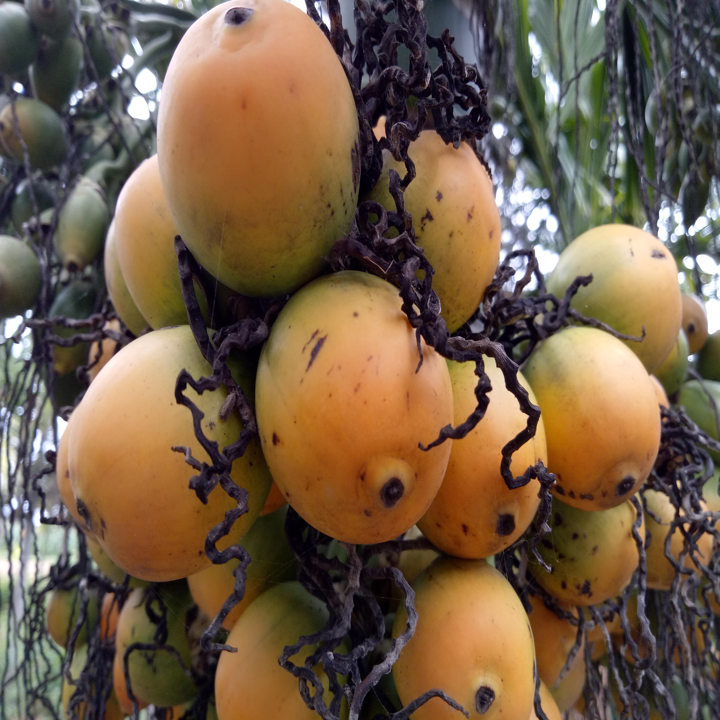
#> input picture Input/2.png, 720 x 720 px, found by its file name; its folder holds only this picture in this run
$ jupyter execute --allow-errors Crop-Segmentation-and-Yield-Count-using-Graph-based-approach.ipynb   (older library calls are emulated)
#> lines starting #> are read from the running program, lines starting #| are printed output that depends on the picture
# Crop Segmentation and Yield Count using Graph based methods

### 1. Image segmentation using SLIC and Graph Cut method

[cell 1]
import cv2
import sys
import os
from pathlib import Path
import numpy as np
import matplotlib.pyplot as plt
from skimage.segmentation import slic
from skimage.segmentation import mark_boundaries
from skimage.util import img_as_float
import maxflow
from scipy.spatial import Delaunay

# Calculate the SLIC superpixels, their histograms and neighbors
def superpixels_histograms_neighbors(img):
    # SLIC
    segments = slic(img, n_segments=500, compactness=18.5)
    segments_ids = np.unique(segments)

    # centers
    centers = np.array([np.mean(np.nonzero(segments==i),axis=1) for i in segments_ids])

    # H-S histograms for all superpixels
    hsv = cv2.cvtColor(img.astype('float32'), cv2.COLOR_BGR2HSV)
    bins = [20, 20] # H = S = 20
    ranges = [0, 360, 0, 1] # H: [0, 360], S: [0, 1]
    colors_hists = np.float32([cv2.calcHist([hsv],[0, 1], np.uint8(segments==i), bins, ranges).flatten() for i in segments_ids])

    # neighbors via Delaunay tesselation
    tri = Delaunay(centers)
    return (centers,colors_hists,segments,tri.vertex_neighbor_vertices)

# Get superpixels IDs for FG and BG from marking
# [4 lines left out: function find_superpixels_under_marking, not called in this run]

# Sum up the histograms for a given selection of superpixel IDs, normalize
def cumulative_histogram_for_superpixels(ids, histograms):
    h = np.sum(histograms[ids],axis=0)
    return h / h.sum()

# Get a bool mask of the pixels for a given selection of superpixel IDs
def pixels_for_segment_selection(superpixels_labels, selection):
    pixels_mask = np.where(np.isin(superpixels_labels, selection), True, False)
    return pixels_mask

# Get a normalized version of the given histograms (divide by sum)
def normalize_histograms(histograms):
    return np.float32([h / h.sum() for h in histograms])

# Perform graph cut using superpixels histograms
# [83 lines left out: functions do_graph_cut, draw_segment, not called in this run]

if __name__ == '__main__':

    list_dr = '/home/captainvish/Project/Final Year/Input'
    for image in os.listdir(list_dr):
        # Reading image
        input_path = os.path.join(list_dr, image)
        img = cv2.imread(input_path, cv2.IMREAD_COLOR)
#> img is the input picture: shape (720, 720, 3); mean B, G, R 71.7, 93.5, 115.3
        imgname = image
        height, width,band = img.shape
#> height = 720; width = 720; band = 3
        print("Height:  " + str(height))
#| Height:  720
        print("Width:   " + str(width))
#| Width:   720

        #Calculating SLIC over image
        centers, color_hists, superpixels, neighbors = superpixels_histograms_neighbors(img)
#> in superpixels_histograms_neighbors, `segments = slic(img, n_segments=500, compactness=18.5)`:
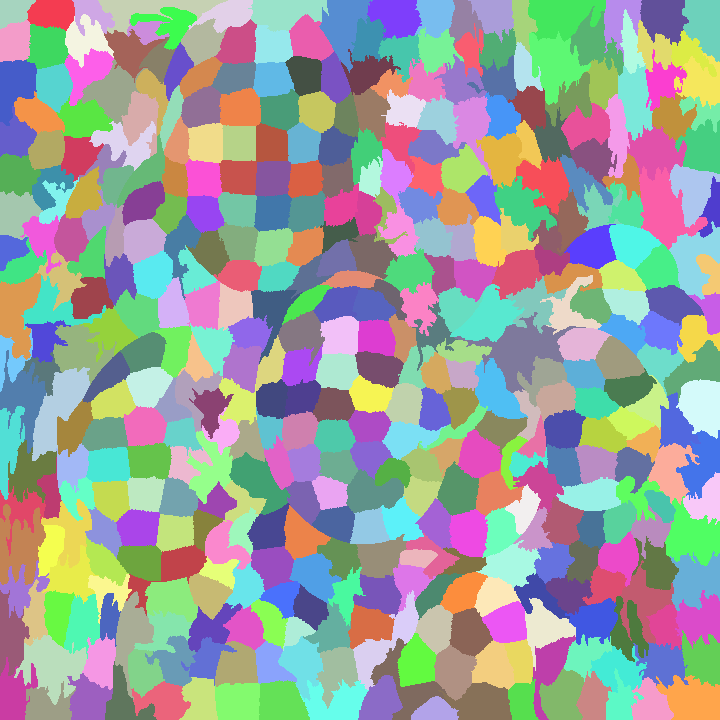
#> segments: shape (720, 720) int64; 437 distinct labels, from 1 to 437; one colour per label, 0 black
#> in superpixels_histograms_neighbors, `segments_ids = np.unique(segments)`: segments_ids = 437 values from 1 to 437
#> in superpixels_histograms_neighbors, `centers = np.array([np.mean(np.nonzero(segments==i),axis=1) for i in s..`: centers = 437 pairs, first value 8.96 to 710.4, second value 9.27 to 711.7
#> in superpixels_histograms_neighbors, `hsv = cv2.cvtColor(img.astype('float32'), cv2.COLOR_BGR2HSV)`: hsv: shape (720, 720, 3) float32; mean H, S, V 118, 0.4, 119.6
#> in superpixels_histograms_neighbors, `colors_hists = np.float32([cv2.calcHist([hsv],[0, 1], np.uint8(segment..`:
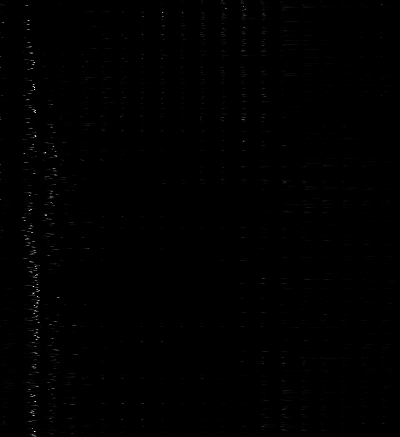
#> colors_hists: shape (437, 400) float32; min 0, max 1032, mean 3; drawn with min black and max white
        norm_hists = normalize_histograms(color_hists)

        image = img.copy()

        cv2.namedWindow(imgname)
        cv2.setMouseCallback(imgname,draw_segment)
        fgColor = True
        bgColor = False
        haveFG = False
        haveBG = False
        #Create a mask with only markings used in segmentation in original image.
        newMask = np.zeros((img.shape), np.uint8)
        # Fill image with white color(set each pixel to red).
        newMask[:] = (255, 255, 255)
        while(1):
            cv2.imshow(imgname,image)
            key = cv2.waitKey(1) & 0xFF
#> (key q is pressed here)
            # Stop is user press 'q'
            if key == ord("q"):
                break;
            if key == ord("s"):
                mask_name = Path(input_path).stem + '_mark.png'
                path = '/home/captainvish/Project/Final Year/Marking'
                cv2.imwrite(os.path.join(path,mask_name), newMask)
                break;
            # Switch to background mode if user press 'c'
            if key == ord("b"):
                bgColor = True
                fgColor = False
            # Switch to foreground mode if user press 'c'
            if key == ord("f"):
                fgColor = True
                bgColor = False
            # Reset markings if user press 'r'
            if key == ord("r"):
                image = img.copy()
                bgColor = False
                fgColor = True
                haveFG = False
                haveBG = False
                newMask[:] = (255, 255, 255)
                cv2.destroyWindow(imgname)
        cv2.destroyAllWindows()

$ run again, on Input/3.png
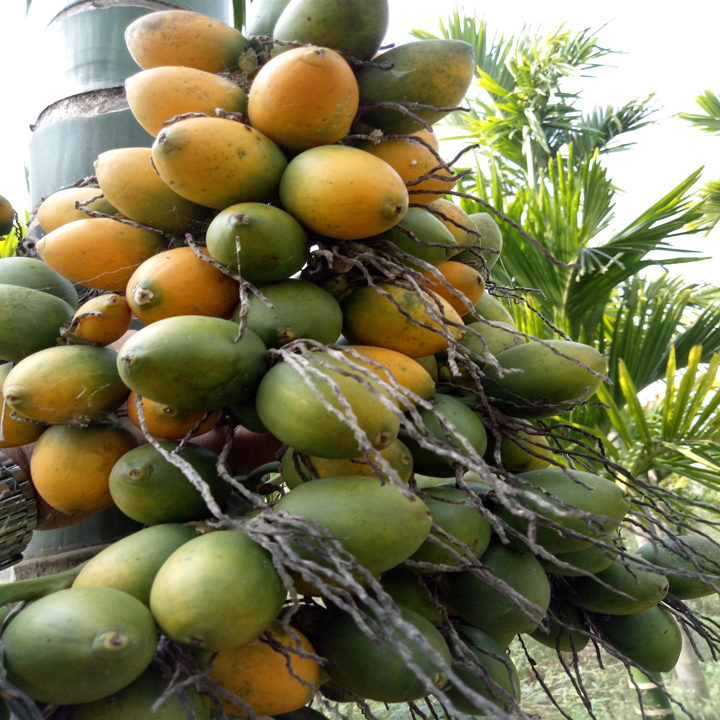
#> input picture Input/3.png, 720 x 720 px, found by its file name
#> img is the input picture: shape (720, 720, 3); mean B, G, R 84.5, 120.7, 123.6
#| Height:  720
#| Width:   720
#> in superpixels_histograms_neighbors, `segments = slic(img, n_segments=500, compactness=18.5)`:
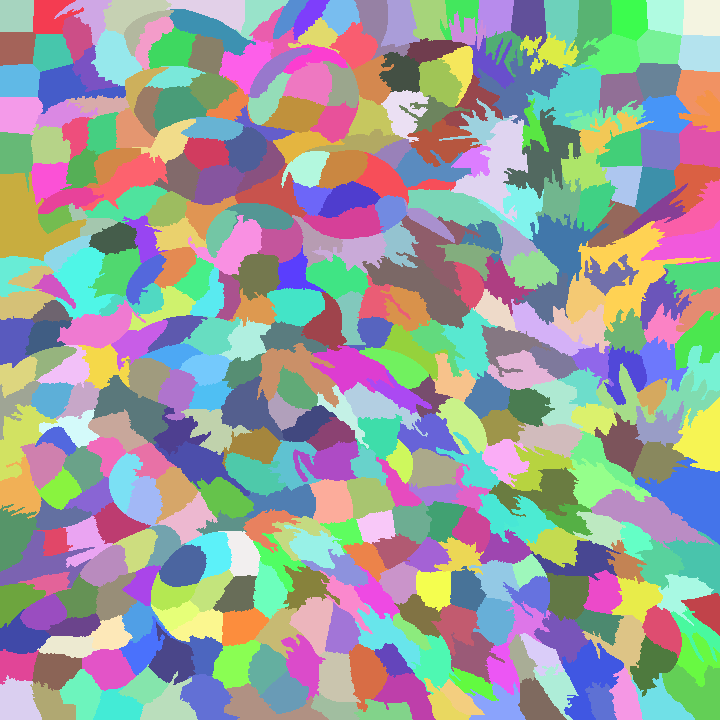
#> segments: shape (720, 720) int64; 419 distinct labels, from 1 to 419; one colour per label, 0 black
#> segments_ids = 419 values from 1 to 419
#> in superpixels_histograms_neighbors, `centers = np.array([np.mean(np.nonzero(segments==i),axis=1) for i in s..`: centers = 419 pairs, first value 9.85 to 711, second value 13.95 to 706
#> hsv: shape (720, 720, 3) float32; mean H, S, V 68, 0.4, 129.5
#> in superpixels_histograms_neighbors, `colors_hists = np.float32([cv2.calcHist([hsv],[0, 1], np.uint8(segment..`:
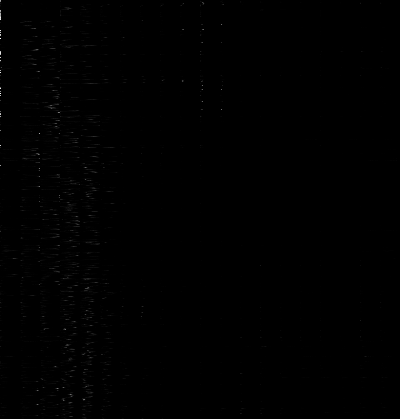
#> colors_hists: shape (419, 400) float32; min 0, max 1424, mean 3.1; drawn with min black and max white

$ run again, on Input/4.png
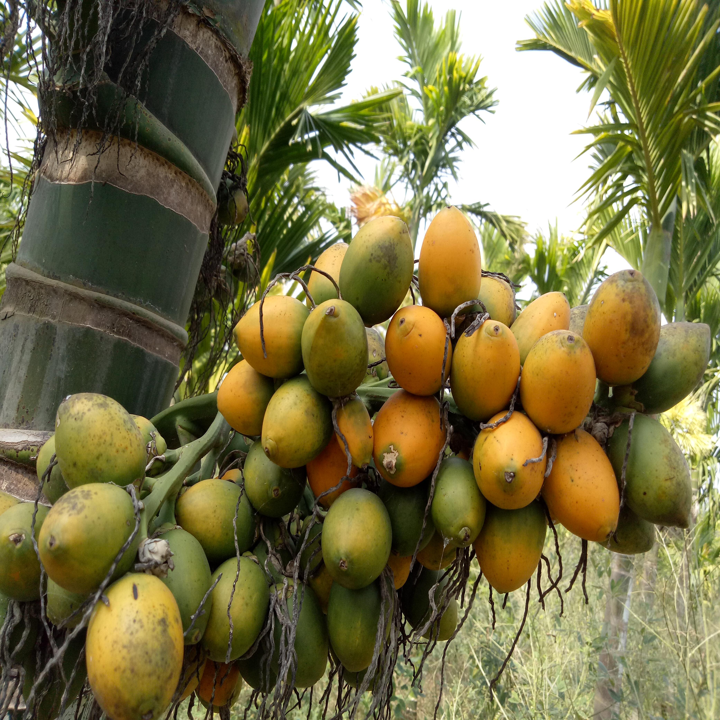
#> input picture Input/4.png, 720 x 720 px, found by its file name
#> img is the input picture: shape (720, 720, 3); mean B, G, R 71, 113.8, 120
#| Height:  720
#| Width:   720
#> in superpixels_histograms_neighbors, `segments = slic(img, n_segments=500, compactness=18.5)`:
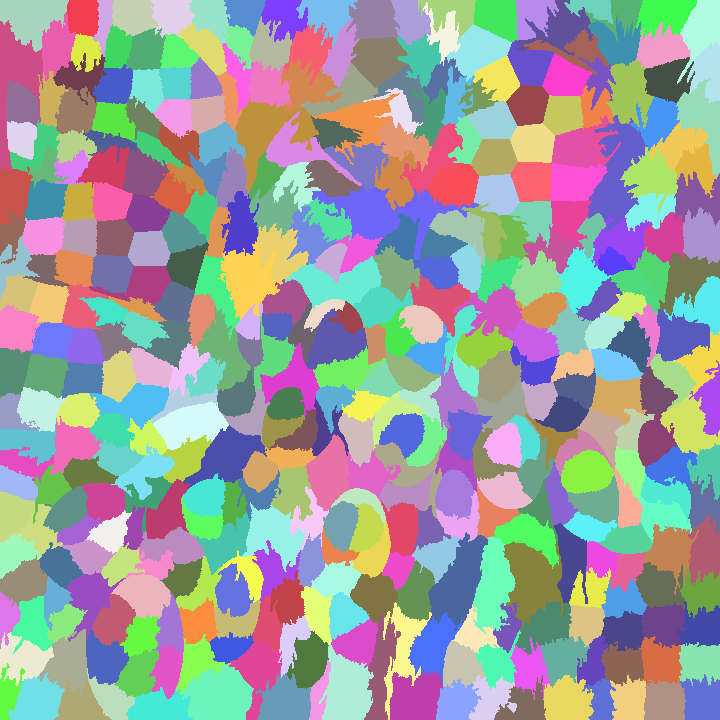
#> segments: shape (720, 720) int64; 417 distinct labels, from 1 to 417; one colour per label, 0 black
#> segments_ids = 417 values from 1 to 417
#> in superpixels_histograms_neighbors, `centers = np.array([np.mean(np.nonzero(segments==i),axis=1) for i in s..`: centers = 417 pairs, first value 8.06 to 706.6, second value 7.48 to 710.1
#> hsv: shape (720, 720, 3) float32; mean H, S, V 58.4, 0.5, 124
#> in superpixels_histograms_neighbors, `colors_hists = np.float32([cv2.calcHist([hsv],[0, 1], np.uint8(segment..`:
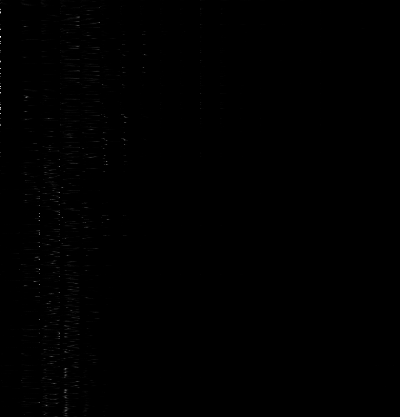
#> colors_hists: shape (417, 400) float32; min 0, max 1733, mean 3.1; drawn with min black and max white
